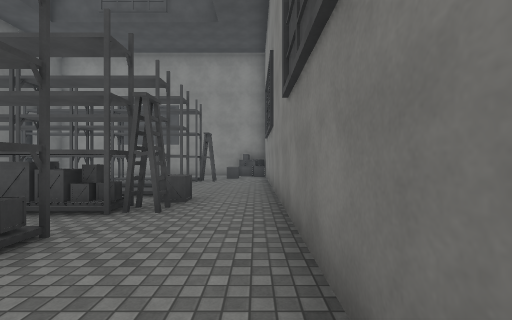
view 1 (above)

19 first-person views from a walk through a scene from a Unity 3-D project. The camera is 1.5 m above the floor, looks level and sees 90° across. The floor is counted in squares, 2 m on a side. Each view is taken from the middle of a square. On the plan, view 1 faces up. The plan holds only what a view shows up to about 9 squares ahead; the rest is blank. The place goes on beyond the plan. Door leaves are left out, so doorways stand open. Surface patterns are stand-ins for the level's own textures.

view 2
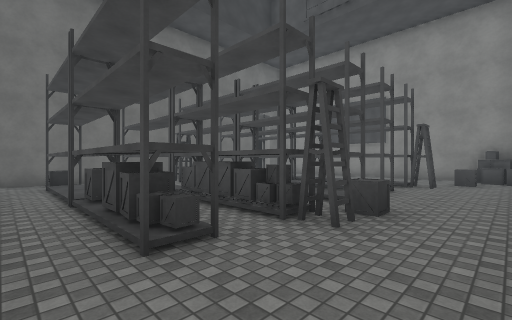

view 3
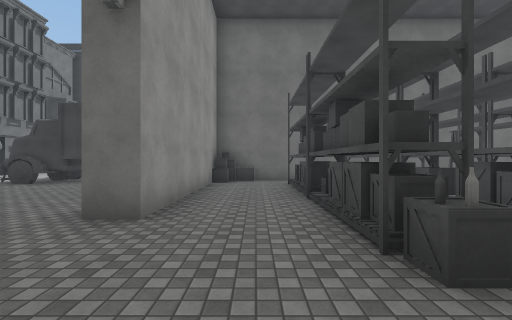

view 4
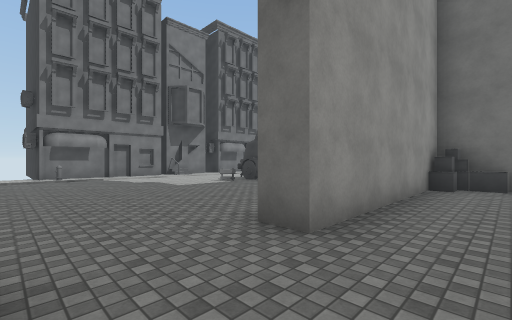

view 5
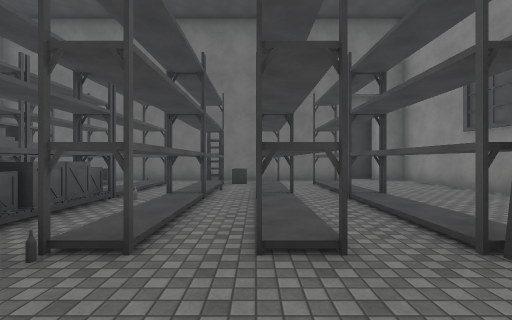

view 6
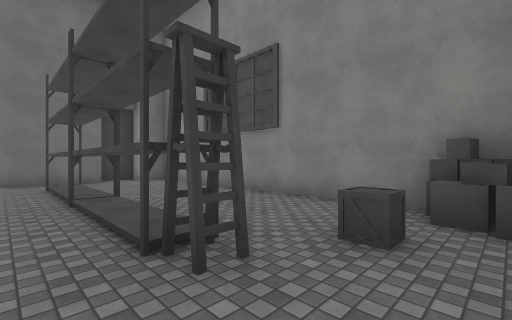

view 7
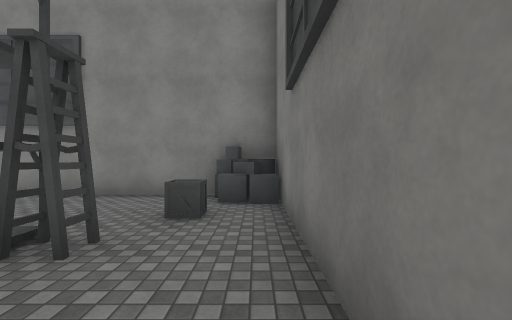

view 8
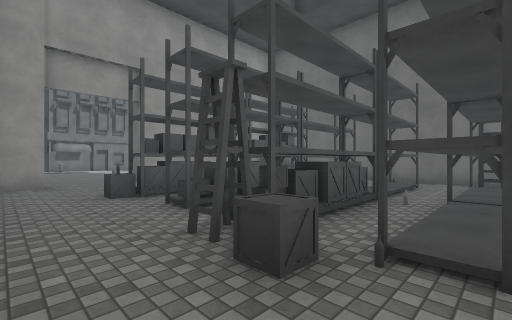

view 9
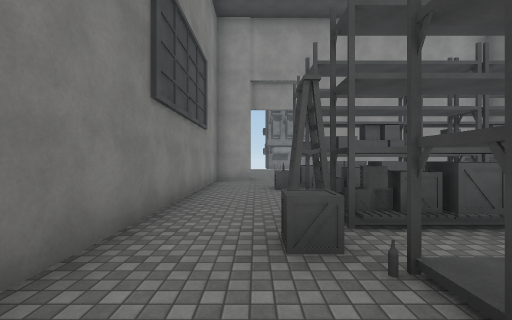

view 10
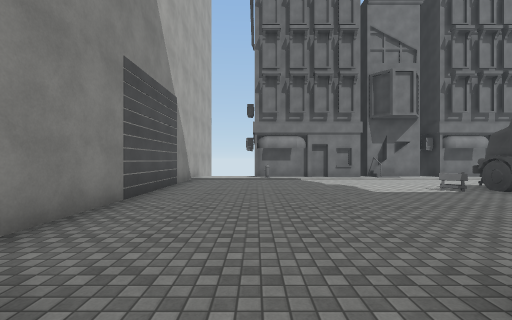

view 11
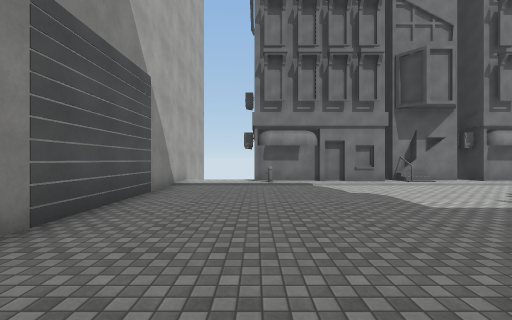

view 12
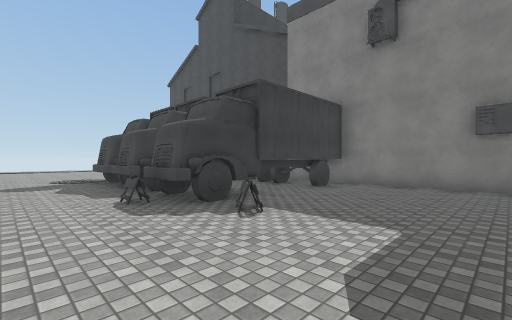

view 13
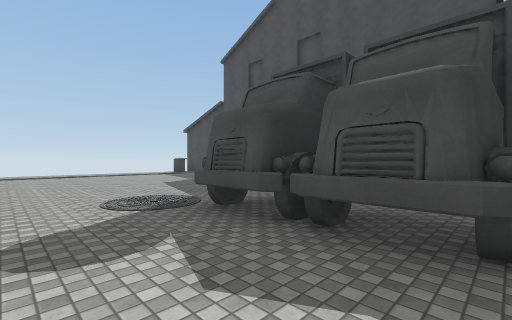

view 14
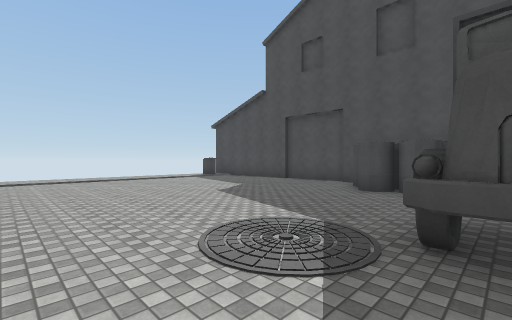

view 15
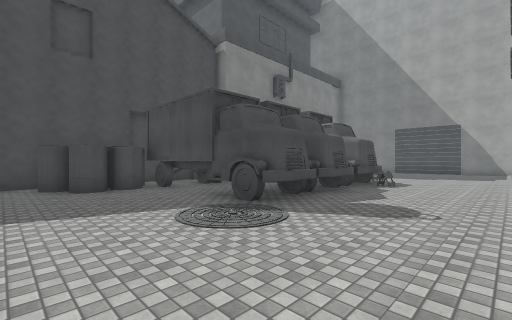

view 16
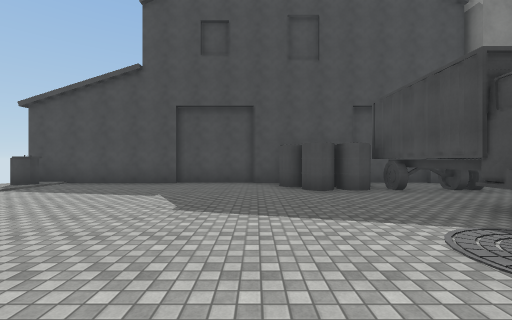

view 17
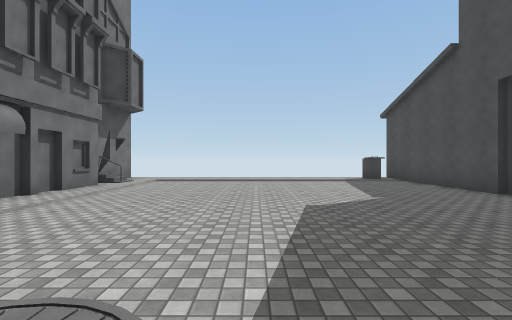

view 18
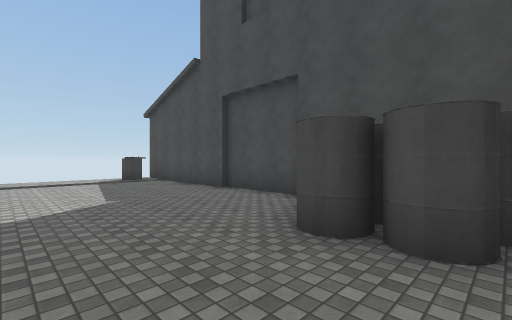

view 19
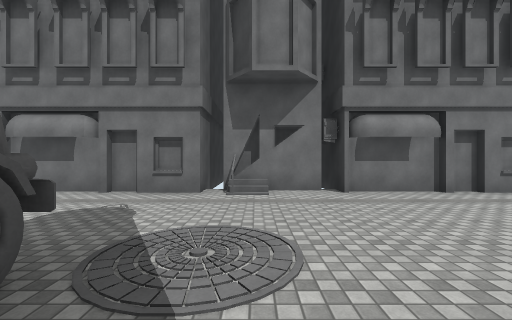

### Floor plan
Key: @ floor where view 1 was taken; # wall or solid block; . floor; D open door; O other object.
Columns run from 24 left of view 1 to 1 right of it. Each row starts with its distance up from view 1.
 13                ##########
 12                ........OO
 11                .........O#
 10               #........O.#
  9               #.OOOOOOO..#
  8                ..........#
  7                 OOOOOOO..#
  6               # OOOOOOO..#
  5               #.......OO.#
  4               #.OOOOOOO..#
  3               #..   .....#
  2               #.OOOOOOO..#
  1               #..........#
  0               #.OOOOOOO.@#
 -1               #O.........#
 -2  ## ## ##    ##O.........#
 -3 .........OOO ########DDD##
 -4 O.......OOO######........
 -5 ...........######........#
 -6 ...........#    #........#
 -7 ...........O O OO........#
 -8  ..........OOOOOOO.......#
 -9 ...........OOOOOO........#
-10 .........................#
-11 .........................#
-12  .....................O..#
-13  #########.############..#
-14         ####

Positions as (right, up) in squares from view 1, and headings:
1: (0, 0), facing up
2: (0, 1), facing up-left
3: (0, -1), facing left
4: (-1, -1), facing down-left
5: (0, 7), facing left
6: (0, 8), facing up-left
7: (0, 7), facing up
8: (0, 6), facing down-left
9: (-1, 7), facing down
10: (-2, -2), facing down
11: (-2, -4), facing down
12: (-4, -11), facing up-left
13: (-10, -11), facing up-left
14: (-13, -11), facing up-left
15: (-17, -12), facing up-right
16: (-17, -11), facing up
17: (-14, -8), facing left
18: (-14, -7), facing up-left
19: (-15, -7), facing down
